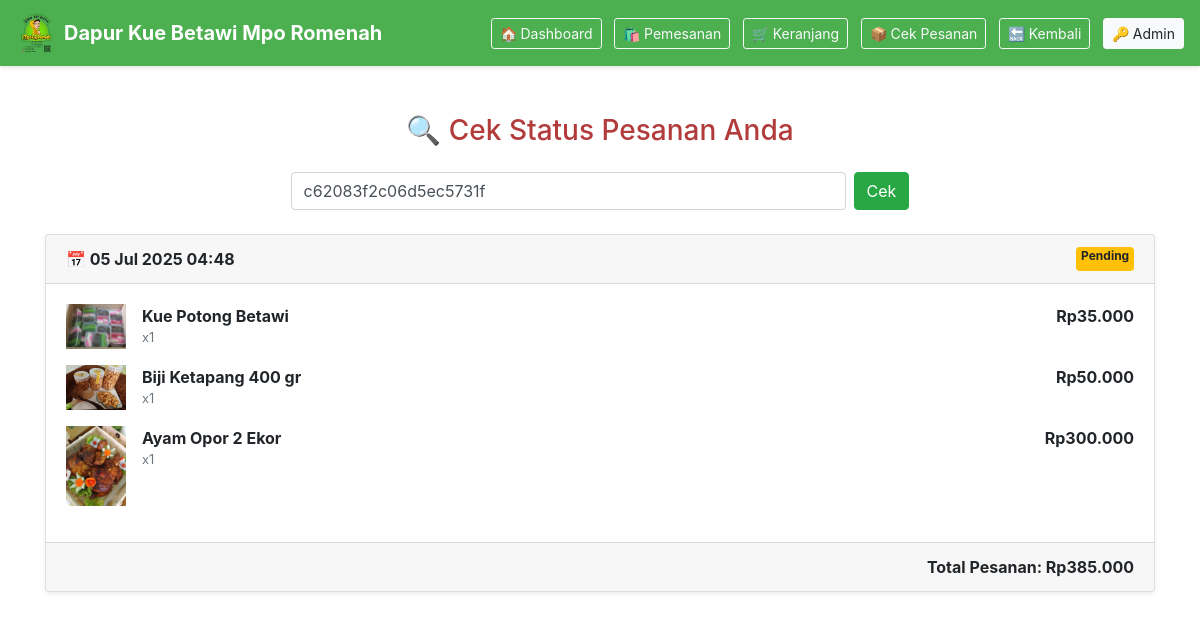
Page /UMKM-app/riwayat_pesanan.php?token=c62083f2c06d5ec5731f on the committed database.
### tables this page shows
CREATE TABLE `tb_order` (
  `order_id` int(11) NOT NULL,
  `product_id` int(11) DEFAULT NULL,
  `nama_pemesan` varchar(100) DEFAULT NULL,
  `alamat` text DEFAULT NULL,
  `jumlah` int(11) DEFAULT NULL,
  `tanggal_order` datetime DEFAULT NULL,
  `bukti_bayar` varchar(100) DEFAULT NULL,
  `status` enum('pending','selesai','dibatalkan') DEFAULT 'pending',
  `token` varchar(50) DEFAULT NULL,
  `bukti_pelunasan` varchar(255) DEFAULT NULL
);

CREATE TABLE `tb_product` (
  `product_id` int(11) NOT NULL,
  `product_name` varchar(100) DEFAULT NULL,
  `product_price` int(11) DEFAULT NULL,
  `product_image` varchar(100) DEFAULT NULL,
  `product_desc` text DEFAULT NULL
);

### UMKM-app/riwayat_pesanan.php (the view, shortened to what this page needs)
<?php
include 'config/db.php';
$token = isset($_GET['token']) ? $_GET['token'] : '';
?>
<!DOCTYPE html>
<html lang="id">
<head>
  <link rel="stylesheet" href="assets/css/style.css">
  <link rel="stylesheet" href="https://stackpath.bootstrapcdn.com/bootstrap/4.5.2/css/bootstrap.min.css">
</head>
<body>
<?php include 'navbar.php'; ?>
<div class="container mt-5 mb-5">
  <h3 class="text-center mb-4">🔍 Cek Status Pesanan Anda</h3>
  <form method="get" class="mb-4 d-flex justify-content-center">
    <input type="text" name="token" class="form-control w-50 mr-2" placeholder="Masukkan token pesanan..." value="<?= htmlspecialchars($token) ?>" required>
    <button type="submit" class="btn btn-success">Cek</button>
  </form>
  <?php
  if ($token != '') {
    $data = mysqli_query($conn, "SELECT o.*, p.product_name, p.product_image, p.product_price
      FROM tb_order o
      JOIN tb_product p ON o.product_id = p.product_id
      WHERE o.token = '$token'");
    if (mysqli_num_rows($data) > 0) {
      $total = 0;
      $row_all = mysqli_fetch_all($data, MYSQLI_ASSOC);
      $tanggal = date('d M Y H:i', strtotime($row_all[0]['tanggal_order']));
      $status = $row_all[0]['status'];
  ?>
  <div class="card shadow-sm mb-4">
    <div class="card-header d-flex justify-content-between">
      <span><strong>📅 <?= $tanggal ?></strong></span>
      <span class="badge
        <?= $status == 'selesai' ? 'badge-success' : ($status == 'pending' ? 'badge-warning' : 'badge-danger') ?>">
        <?= ucfirst($status) ?>
      </span>
    </div>
    <div class="card-body">
      <?php foreach ($row_all as $item):
        $subtotal = $item['jumlah'] * $item['product_price'];
        $total += $subtotal;
      ?>
        <div class="d-flex mb-3">
          <img src="img/<?= $item['product_image'] ?>" width="60" class="mr-3" alt="">
          <div class="flex-grow-1">
            <div><strong><?= $item['product_name'] ?></strong></div>
            <div class="text-muted small">x<?= $item['jumlah'] ?></div>
          </div>
          <div class="text-right font-weight-bold">
            Rp<?= number_format($subtotal, 0, ',', '.') ?>
          </div>
        </div>
      <?php endforeach; ?>
    </div>
    <div class="card-footer text-right">
      <strong>Total Pesanan: Rp<?= number_format($total, 0, ',', '.') ?></strong>
    </div>
  </div>
  <?php
    } else {
      echo '<div class="alert alert-info">Token tidak ditemukan atau belum ada pesanan.</div>';
    }
  }
  ?>
</div>
</body>
</html>

### UMKM-app/assets/css/style.css (style rules this page uses)
body { background-color: #f8f9fa; font-family: 'Segoe UI', Tahoma, Geneva, Verdana, sans-serif; color: #333; }
h3 { margin-bottom: 20px; color: #B23B3B; }
.card { border: 1px solid #ddd; border-radius: 10px; transition: transform 0.2s ease; }
.btn-success { background-color: #B23B3B; border-color: #B23B3B; }
.btn, input, textarea { border-radius: 6px; }
.container { max-width: 960px; }

### rows in the picture
tb_order: tanggal_order "05 Jul 2025 04:48", status "Pending", product.product_image (picture), product.product_name "Kue Potong Betawi", jumlah "1", jumlah.product_price "35.000"
tb_order: product.product_image (picture), product.product_name "Biji Ketapang 400 gr", jumlah "1", jumlah.product_price "50.000"
tb_order: product.product_image (picture), product.product_name "Ayam Opor 2 Ekor", jumlah "1", jumlah.product_price "300.000"

### other values in the picture
$total "385.000"
